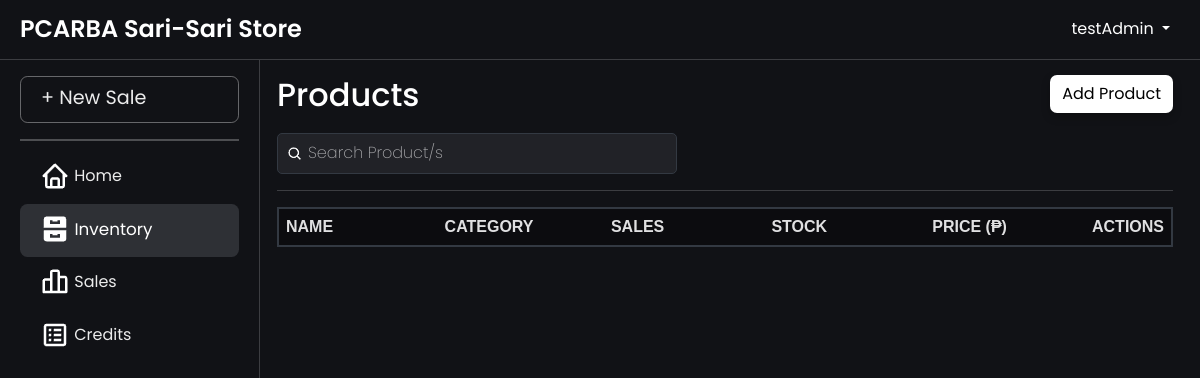
/inventory.php (signed in), run on an earlier commit of the app's database.
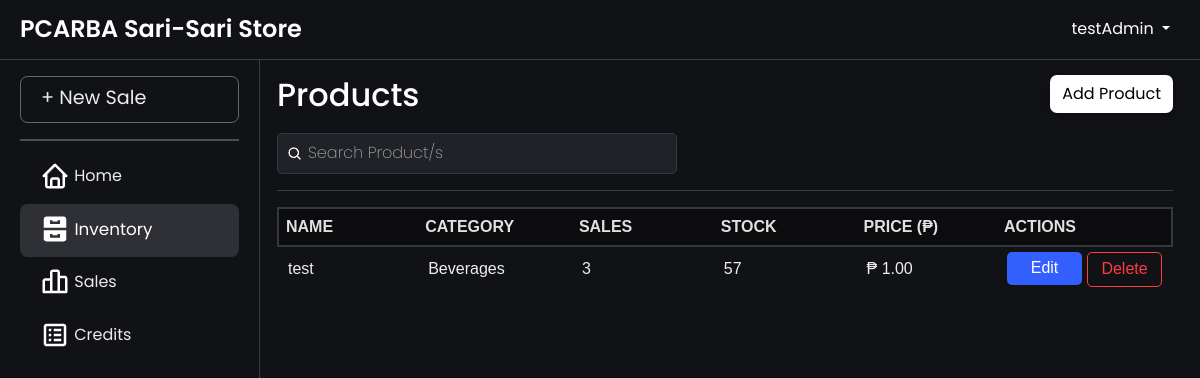
And on a later commit of the database.
### tables this page shows
CREATE TABLE `products` (
  `productId` int(11) NOT NULL AUTO_INCREMENT,
  `productName` varchar(100) NOT NULL,
  `productCategory` varchar(100) NOT NULL,
  `unitPrice` decimal(10,2) NOT NULL,
  `stockLevel` int(11) NOT NULL,
  `reorderLevel` int(11) NOT NULL,
  `costPrice` decimal(10,2) NOT NULL,
  `userId` int(11) NOT NULL,
  PRIMARY KEY (`productId`),
  KEY `users_product` (`userId`),
  CONSTRAINT `users_product` FOREIGN KEY (`userId`) REFERENCES `users` (`userId`)
);

### htdocs/inventory.php (the view, shortened to what this page needs)
<?php
include 'db.php';
$query = "
    SELECT p.*, COALESCE(SUM(si.quantity), 0) AS salesCount
    FROM products p
    LEFT JOIN sale_item si ON p.productId = si.productId
    GROUP BY p.productId
";
$result = $conn->query($query);
$products = $result->fetch_all(MYSQLI_ASSOC);
?>
<!DOCTYPE html>
<html lang="en">
<head>
    <link href="css/bootstrap.min.css" rel="stylesheet">
    <link rel="stylesheet" href="css/layer1.css">
</head>
<body>
    <?php include 'navbar.php'; ?>
    <div class="main-content">
        <div class="container">
            <div class="table-wrapper">
                <div class="header-container">
                    <h2>Products</h2>
                    <div class="button">
                        <a href="insertProduct.php">Add Product</a>
                    </div>
                </div>
                <div class="search-container">
                    <div class="search-wrapper">
                        <img src="images/search-icon.png" alt="Search" class="search-icon">
                        <input type="text" id="searchBar" placeholder="Search Product/s" onkeyup="filterProducts(); toggleClearIcon();">
                    </div>
                </div>
                <hr style="height: 1px; border: none; color: rgb(187, 188, 190); background-color: rgb(187, 188, 190);">
                <table id="productTable">
                    <thead>
                        <tr align="left">
                            <th>Name</th>
                            <th>Category</th>
                            <th>Sales</th>
                            <th>Stock</th>
                            <th>Price (₱)</th>
                            <th>Actions</th>
                        </tr>
                    </thead>
                    <tbody>
                        <?php foreach ($products as $product) { ?>
                            <tr>
                                <td><?php echo htmlspecialchars($product['productName']); ?></td>
                                <td><?php echo htmlspecialchars($product['productCategory']); ?></td>
                                <td><?php echo htmlspecialchars($product['salesCount']); ?></td>
                                <td><?php echo htmlspecialchars($product['stockLevel']); ?></td>
                                <td>₱ <?php echo htmlspecialchars($product['unitPrice']); ?></td>
                                <td>
                                    <div class="action-buttons">
                                        <form method="post" style="display:inline;">
                                            <a href="editProduct.php?productName=<?php echo urlencode($product['productName']); ?>" class="btn-action btn-edit">
                                                <span>Edit</span>
                                            </a>
                                        </form>
                                        <form method="post" style="display:inline;" onsubmit="return confirmDelete()">
                                            <button type="submit" name="delete_product" class="btn-action btn-delete">
                                                <span>Delete</span>
                                            </button>
                                        </form>
                                    </div>
                                </td>
                            </tr>
                        <?php } ?>
                    </tbody>
                </table>
            </div>
        </div>
    </div>
</body>
</html>

### htdocs/navbar.php (shortened to what this page needs)
<?php
$current_page = basename($_SERVER['PHP_SELF']);
?>
<!DOCTYPE html>
<html lang="en">
<head>
    <link rel="stylesheet" href="css/bootstrap.min.css">
    <link rel="stylesheet" href="css/layer1.css">
</head>
<body>
    <nav class="navbar navbar-expand-lg navbar-dark navbar-fixed-top">
        <div class="navbar1">
            <a class="navbar-brand" href="dashboard.php">PCARBA Sari-Sari Store</a>
        </div>
        <div class="navbar2">
            <div class="ms-auto">
                <div class="dropdown">
                    <a class="nav-link dropdown-toggle" href="" role="button" data-bs-toggle="dropdown" aria-expanded="false">
                        <?php echo $_SESSION['username']; ?>
                    </a>
                </div>
            </div>
        </div>
    </nav>
    <div class="sidebar">
        <a href="addSale.php" class="sidebar-link sidebar-record-sale <?php echo $current_page == 'addSale.php' ? 'active' : ''; ?>">+ New Sale</a>
        <hr>
        <a href="dashboard.php" class="<?php echo $current_page == 'dashboard.php' ? 'active' : ''; ?>">
            <img src="images/<?php echo $current_page == 'dashboard.php' ? 'dashboard_active.png' : 'dashboard.png'; ?>" alt="Home">&nbsp;Home
        </a>
        <a href="inventory.php" class="<?php echo $current_page == 'inventory.php' ? 'active' : ''; ?>">
            <img src="images/<?php echo $current_page == 'inventory.php' ? 'cabinet_active.png' : 'cabinet.png'; ?>" alt="Inventory">&nbsp;Inventory
        </a>
        <a href="sales.php" class="<?php echo $current_page == 'sales.php' ? 'active' : ''; ?>">
            <img src="images/<?php echo $current_page == 'sales.php' ? 'barsales_active.png' : 'barsales.png'; ?>" alt="Sales">&nbsp;Sales
        </a>
        <a href="credit.php" class="<?php echo $current_page == 'credit.php' ? 'active' : ''; ?>">
            <img src="images/<?php echo $current_page == 'credit.php' ? 'credits_active.png' : 'credits.png'; ?>" alt="Credits">&nbsp;Credits
        </a>
    </div>
    <div class="main-content">
    </div>
</body>
</html>

### htdocs/css/layer1.css (style rules this page uses)
body { background-color: rgb(17, 18, 22); font-family: "Poppins", serif; color: white; line-height: 140%; }

### htdocs/inventory.php (style rules this page uses)
.search-container { margin-top: 10px; display: flex; justify-content: space-between; align-items: center; gap: 10px; position: relative; width: 100%; }
.header-container { display: flex; justify-content: space-between; align-items: center; }
.search-wrapper { display: flex; align-items: center; position: relative; width: 100%; max-width: 400px; }
.search-wrapper .search-icon { position: absolute; left: 10px; width: 16px; height: 16px; }
.search-wrapper input { padding: 8px 8px 8px 30px; width: 100%; border-radius: 5px; border: 1px solid #333942; background-color: rgba(33, 34, 39, 255); color: #f7f7f8; }
.search-wrapper input::placeholder { color: rgba(247, 247, 248, 0.64); font-weight: 200; }
table { font-family: Arial, Helvetica, sans-serif; width: 100%; border-collapse: separate; border-spacing: 0 10px; }
table thead { position: sticky; top: 0; z-index: 10; background-color: #1f1f1f; }
table th { padding: 7px; background-color: #0c0c0f; color: rgba(247, 247, 248, 0.9); font-weight: bold; text-transform: uppercase; font-size: 1rem; box-shadow: 0 4px 8px rgba(0, 0, 0, 0.83); border-top: 2px solid #333942; border-bottom: 2px solid #333942; width: 20%; }
table th:first-child { border-left: 2px solid #333942; border-top: 2px solid #333942; border-bottom: 2px solid #333942; }
table th:last-child { border-right: 2px solid #333942; border-top: 2px solid #333942; border-bottom: 2px solid #333942; width: 150px; }
table td { padding: 5px 10px; font-size: 1rem; color: #eee; margin: 0 5px; width: 20%; }
table td:last-child { width: 150px; }
table tr { background-color: transparent; }
table tr td:first-child { border-top-left-radius: 7px; border-bottom-left-radius: 7px; }
table tr td:last-child { border-top-right-radius: 7px; border-bottom-right-radius: 7px; }
.button a { background: transparent; display: inline-block; padding: 8px 12px; background-color: rgb(255, 255, 255); color: #000; text-decoration: none; border-radius: 7px; box-shadow: 0 4px 8px rgba(0, 0, 0, 0.26); transition: all 0.3s ease; margin-bottom: 10px; }
.btn-action { text-decoration: none; padding: 5px 10px; font-size: 1rem; border-radius: 5px; transition: all 0.3s ease; display: inline-flex; align-items: center; justify-content: center; min-width: 75px; text-align: center; box-sizing: border-box; }
.btn-action span { display: inline; }
.btn-edit { background-color: #335fff !important; color: white !important; }
.btn-delete { border: 1px solid #ff3d3d !important; background-color: transparent !important; color: #ff3d3d !important; }
.action-buttons { display: flex; gap: 5px; }

### htdocs/navbar.php (style rules this page uses)
.navbar-fixed-top { display: flex; justify-content: space-between; align-items: center; position: fixed; top: 0; width: 100%; height: 60px; padding: 0 20px; background-color: rgb(17, 18, 22); border-bottom: 0.25px solid rgba(187, 188, 190, 0.25); z-index: 1030; }
.navbar1 { display: flex; align-items: center; }
.navbar2 { display: flex; align-items: center; }
.dropdown { margin-left: 20px; padding: 10px; }
.sidebar { position: fixed; top: 56px; left: 0; height: 100vh; width: 260px; background-color: rgb(17, 18, 22); padding-top: 20px; z-index: 1020; border-right: 0.25px solid rgba(187, 188, 190, 0.25); overflow-y: auto; transition: transform 0.3s ease-in-out; }
.sidebar a { margin-left: 20px; margin-right: 20px; display: flex; align-items: center; padding: 13px 20px; padding-top: 10px; color: rgba(255, 255, 255, 0.92); text-decoration: none; border-radius: 7.5px; transition: background 0.3s, color 0.3s; }
.sidebar a.active { background-color: rgba(187, 194, 209, 0.17); font-size: 1.05rem; color: #fff; }
.sidebar-record-sale { font-size: 1.2rem; padding: 15px 25px; background: transparent; border: 0.5px solid rgba(187, 188, 190, 0.5); transition: border-color 0.3s, color 0.3s; margin-bottom: 16px; }
.main-content { margin-top: 10px; margin-left: 250px; padding: 15px; padding-top: 20px; transition: margin-left 0.3s; }
.navbar-brand { display: none !important; }
@media (min-width: 769px) { .sidebar { display: block !important; transform: translateX(0) !important; } }
@media (min-width: 769px) { .navbar-brand { display: block !important; } }
.navbar-brand { font-family: 'Poppins', sans-serif; font-weight: 600; font-size: 1.5rem; margin-right: 20px; }
.sidebar hr { border: 1px solid rgb(255, 255, 255); margin: 10px 20px; }

What changed in the data, as far as the page shows it:
added products: productName "test", productCategory "Beverages", salesCount "3", stockLevel "57", unitPrice "1.00"
